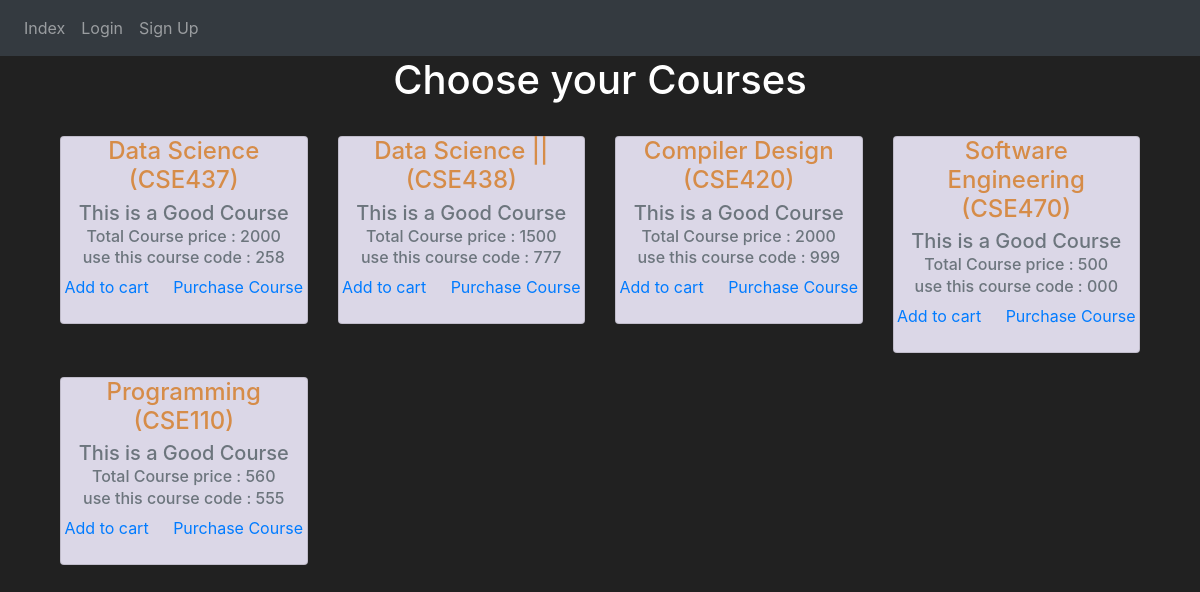
/index, run on the app's committed database.
### website/models.py (models this page shows)
class Create_class(db.Model):
    id = db.Column(db.Integer, primary_key=True)
    coursename =  db.Column(db.String(150))
    coursetitle =  db.Column(db.String(150))
    coursecode = db.Column(db.String(100), unique=True)
    courseprice = db.Column(db.Integer)
    description = db.Column(db.String(150), default='This is a Good Course')
    date = db.Column(db.DateTime(timezone=True), default=func.now())
    user_id = db.Column(db.Integer, db.ForeignKey('user.id'))
    join_class = db.relationship('Join_class')
    assignment = db.relationship('Assignment')
    suubmit = db.relationship('Submit')
    review = db.relationship('Review')

### website/views.py (the view)
@views.route('/')
@views.route('/index')
def index():
    courses = Create_class.query.all()
    return render_template('index.html', user=current_user, courses=courses)

### website/templates/index.html
{% extends 'base.html' %} {% block title %} Index {% endblock %}
{% block content %}
<h1 align="center">Choose your Courses</h1>
<div class="container">
    <div class="row">
        {% for course in courses %}
        <div class="col-md-3 pt-4">
            <div class="card" align="center" style="background-color:rgb(219, 215, 231)">
                <h4 class="card-title"  style="color:rgb(214, 140, 72)">{{ course.coursename }} ({{ course.coursetitle }})
                </h4>
                <h5 class="card-subtitle mb-2 text-muted"">{{ course.description }}</h5>
                <h6 class=" card-subtitle mb-2 text-muted">Total Course price : {{ course.courseprice }}</h6>
                <h6 class="card-subtitle mb-2 text-muted">use this course code : {{ course.coursecode }}</h6>
                <div class="div">
                    <a href="/login" class="card-link">Add to cart</a>
                    <a href="/login" class="card-link">Purchase Course</a>
                </div>
                <br>
            </div>
        </div>
        {% endfor %}
    </div>
</div>
{% endblock %}

### website/templates/base.html (style rules this page uses)
body { background-color: #212121; color: white }

### data on the page
Create_class: coursename "Data Science", coursetitle "CSE437", description "This is a Good Course", courseprice "2000", coursecode "258"
Create_class: coursename "Data Science ||", coursetitle "CSE438", description "This is a Good Course", courseprice "1500", coursecode "777"
Create_class: coursename "Compiler Design", coursetitle "CSE420", description "This is a Good Course", courseprice "2000", coursecode "999"
Create_class: coursename "Software Engineering", coursetitle "CSE470", description "This is a Good Course", courseprice "500", coursecode "000"
Create_class: coursename "Programming", coursetitle "CSE110", description "This is a Good Course", courseprice "560", coursecode "555"
